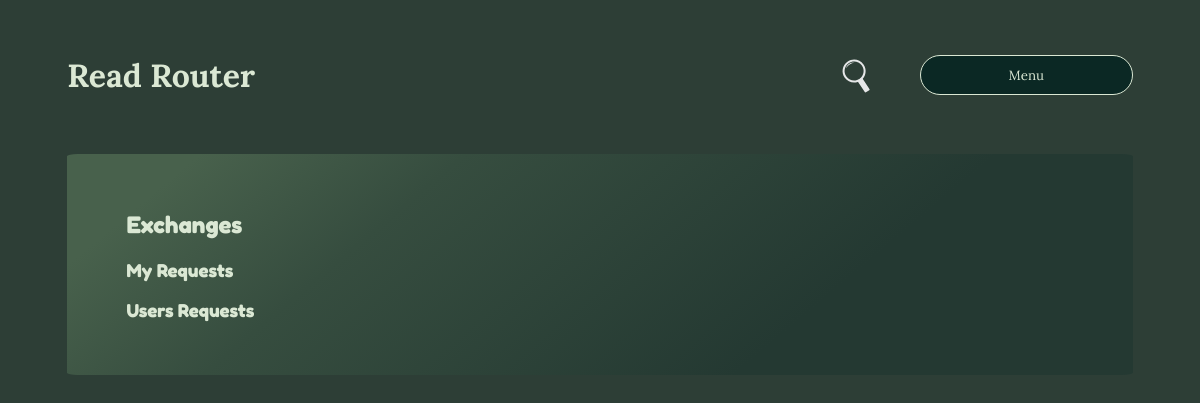
/user/5/exchange_history (signed in), run on an earlier commit of the app's database.
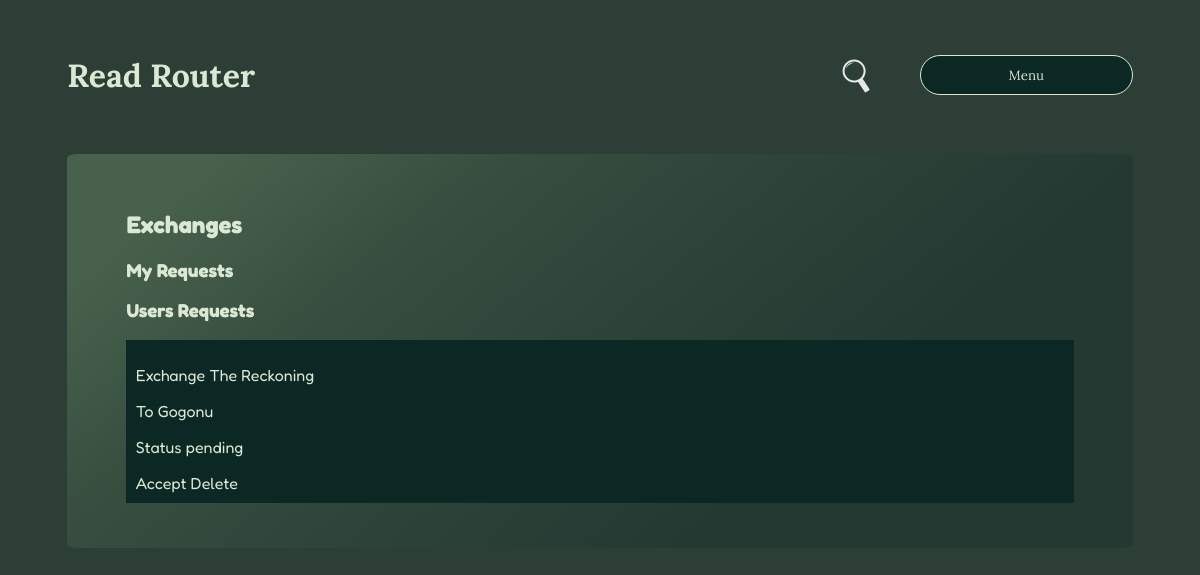
And on a later commit of the database.
### myapp/core/models/exchange.py (models this page shows, shortened)
class Exchange(db.Model):
    __tablename__ = 'exchange'
    id = db.Column(db.Integer, primary_key=True)
    user_id = db.Column(db.Integer, db.ForeignKey('user.id'))
    book_id = db.Column(db.Integer, db.ForeignKey('book.id'))
    requester_id = db.Column(db.Integer, db.ForeignKey('user.id'))
    status = db.Column(db.String(20), nullable=False, default='pending')
    created_date = db.Column(db.DateTime, default=datetime.utcnow)
    accepted_date = db.Column(db.DateTime)
    return_date = db.Column(db.DateTime)

### myapp/core/models/book.py (models this page shows, shortened)
class Book(db.Model):
    __tablename__ = 'book'
    id = db.Column(db.Integer, primary_key=True)
    title = db.Column(db.String(50), nullable=True)
    author = db.Column(db.String(20))
    year_of_publication = db.Column(db.String(5))
    about = db.Column(db.String)
    owner = db.Column(db.Integer)
    user_id = db.Column(db.Integer, db.ForeignKey('user.id'))
    genre_id = db.Column(db.Integer, db.ForeignKey('genre.id'), nullable=True, default=None)

### myapp/core/models/user.py (models this page shows, shortened)
class User(UserMixin, db.Model):
    __tablename__ = 'user'
    id = db.Column(db.Integer, primary_key=True)
    name = db.Column(db.String(50), nullable=True)
    email = db.Column(db.String(260), nullable=True, unique=True)
    psw = db.Column(db.String(50), nullable=True)
    place = db.Column(db.String(32), nullable=True)
    user_photo = db.Column(db.String(50), default='default.png')
    books = db.relationship('Book', backref='user', uselist=True)

### myapp/core/routes/user.py (the view)
@users.route(f'{base_url}/<int:user_id>/exchange_history')
@login_required
def user_exchange_history_view(user_id):
    template = f'{template_path}/exchange_history.html'
    data = user_exchange_history_func(user_id)
    return render_template(
        template, users=data[0], books=data[1], users_requests=data[2],
        my_requests=data[3], user_id=user_id
    )

### myapp/__init__.py (called while the page is built)
def create_app(config_file_path):
    app = Flask(__name__)
    app.config.from_pyfile(config_file_path)
    db.init_app(app)
    migrate.init_app(app, db, render_as_batch=True)
    login_manager = LoginManager(app, db)
    @login_manager.user_loader
    def load_user(user_id):
        return User.query.get(user_id)
    admin = Admin(app, name="Small Lib", template_mode='bootstrap4', endpoint='admin', index_view=DashBoardView())
    admin.add_view(ModelView(User, db.session, name='Users'))
    admin.add_view(MyModelView(Book, db.session, name='Books'))
    admin.add_view(MyModelView(Genre, db.session, name='Genre'))
    admin.add_view(MyModelView(Exchange, db.session, name='Exchange'))
    app.register_blueprint(main)
    app.register_blueprint(users)
    app.register_blueprint(auth)
    app.register_blueprint(books)
    return app

### myapp/core/functions/user.py (called while the page is built)
def query_to_db_all():
    return User.query.all(), Book.query.all()

def user_exchange_history_func(user_id):
    db_query = query_to_db_all()
    my_requests = Exchange.query.filter_by(requester_id=user_id).order_by(Exchange.created_date.desc())
    users_requests = Exchange.query.filter_by(user_id=user_id).order_by(Exchange.created_date.desc())
    return db_query[0], db_query[1], users_requests, my_requests

### myapp/templates/pages/user/exchange_history.html (shortened to what this page needs)
{% extends "base.html" %}
{% block content %}
<div>
    <h2>Exchanges</h2>
    <div>
        <h3>My Requests</h3>
    </div>
    <div>
        <h3>Users Requests</h3>
        {% for users_request in users_requests %}
            <div style="background-color: #0b2824; padding: 1%; margin-bottom: 1%;">
                <div>
                    <p>Exchange {{ books[users_request.book_id - 1].title }}</p>
                    <p>To {{ users[users_request.requester_id - 1].name }}</p>
                    <p>Status {{ users_request.status }}</p>
                </div>
                {% if users_request.status == 'pending' %}
                    <div>
                        <a href="/book/accept_request/{{ users_request.id }}">Accept</a>
                        <a href="/">Delete</a>
                    </div>
                {% endif %}
            </div>
        {% endfor %}
    </div>
</div>
{% endblock %}

### myapp/templates/base.html (shortened to what this page needs)
<!DOCTYPE html>
<html lang="en">
<head>
    {% include 'base_part/css.html' %}
</head>
<body class="font-color">
<header>{% include 'base_part/header.html' %}</header>
<div id="main">
    {% block content %}{% endblock %}
</div>
<footer>{% include 'base_part/footer.html' %}</footer>
</body>
</html>

### myapp/templates/base_part/css.html (shortened to what this page needs)
<link rel="stylesheet" href="{{url_for('static',filename='css/main.css')}}">
<link rel="stylesheet" href="{{url_for('static',filename='css/user-page.css')}}">
<link rel="stylesheet" href="{{url_for('static',filename='css/user-settings.css')}}">
<link rel="stylesheet" href="{{url_for('static',filename='css/book.css')}}">
<link rel="stylesheet" href="{{url_for('static',filename='css/style.css')}}">
<link rel="stylesheet" href="{{url_for('static',filename='css/style-min.css')}}">

### myapp/templates/base_part/header.html (shortened to what this page needs)
<a href="/" id="title-logo" class="font-color"><h1>Read Router</h1></a>
<div id="nav-menu" class="font-color">
    <a href="/search" id="nav-menu-a"><img src="{{url_for('static',filename='img/svg/loupe.svg')}}"></a>
    <div id="nav-auth">
        {% if current_user.is_authenticated %}
        <div id="dropdown">
            <button class="font-color main-color btn" id="dropdown-btn">Menu</button>
        </div>
        {% else %}
        <div id="login-div">
            <a href="/login" class="btn main-color ">Login</a>
            <a href="/registration" class="btn main-color">Sign-up</a>
        </div>
        {% endif %}
    </div>
</div>

### myapp/static/css/main.css (style rules this page uses)
#main { padding: 3% 5%; margin: 1% 5%; border-radius: 1%; font-family: 'Fredoka', sans-serif; }

### myapp/static/css/style.css (style rules this page uses)
body { background-color: #2d3e36; }
#main { background: linear-gradient(140deg, rgba(72,97,76,1) 10%, rgba(54,77,63,1) 30%, rgba(36,57,50,1) 70%); }
.font-color { color: #dbe8d4; }
.main-color { background-color: #0b2824; }
a { color: #dbe8d4; text-decoration: none; }
.btn { border: 1px solid; padding: 5%; font-family: 'Lora', serif; }
header { font-family: 'Lora', serif; padding: 2% 5%; display: flex; justify-content: space-between; align-items: center; }
#nav-menu { width: 50%; display: flex; align-items: center; justify-content: flex-end; }
#nav-menu-a { width: 20%; margin-right: 2%; display: flex; justify-content: center; }
#nav-menu img { width: 70%; }
#nav-auth { width: 40% }
#dropdown { width: 100% }
#dropdown-btn { border: 1px solid; border-color: #dbe8d4;; width: 100%; border-radius: 25px; }
footer { padding: 2% 5%; display: flex; flex-direction: column; align-items: center; }

What changed in the data, as far as the page shows it:
added Exchange: status "pending"
added Book: title "The Reckoning"
added User: name "Gogonu"
